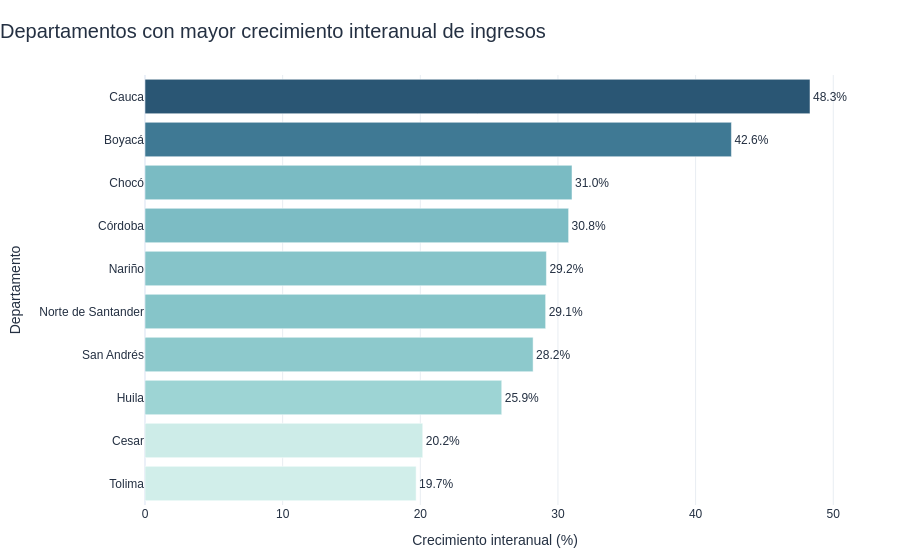

Notebook cell for this chart:
### Code cell
fig_crecimiento = px.bar(
    top10_crecimiento,
    x="variacion_interanual_pct",
    y="departamento",
    orientation="h",
    text="variacion_interanual_pct",
    title="Departamentos con mayor crecimiento interanual de ingresos",
    labels={
        "departamento": "Departamento",
        "cod_depto": "Código de departamento",
        "variacion_interanual_pct": "Crecimiento interanual (%)",
        "ingresos_2023_ponderados": "Ingresos 2023 anualizados y ponderados",
        "ingresos_2022_ponderados": "Ingresos 2022 ponderados",
        "muestra": "Registros de la muestra",
    },
    color="variacion_interanual_pct",
    color_continuous_scale=px.colors.sequential.Teal,
    template="plotly_white",
    hover_data={
        "cod_depto": True,
        "ingresos_2023_ponderados": ":,.0f",
        "ingresos_2022_ponderados": ":,.0f",
        "muestra": True,
    },
)
fig_crecimiento.update_traces(
    texttemplate="%{text:.1f}%",
    textposition="outside",
    cliponaxis=False,
)
fig_crecimiento.update_layout(
    title={"x": 0, "xanchor": "left", "font": {"size": 20}},
    font={"family": "Arial, sans-serif", "size": 12, "color": "#243042"},
    xaxis={"title": "Crecimiento interanual (%)", "rangemode": "tozero", "showgrid": True, "gridcolor": "#E8EDF2"},
    yaxis={"title": "Departamento", "categoryorder": "array", "categoryarray": top10_crecimiento["departamento"].tolist(), "autorange": "reversed"},
    coloraxis_showscale=False,
    margin={"l": 145, "r": 55, "t": 75, "b": 55},
)
fig_crecimiento.show()

### Figure 1 — Plotly figure (JSON) as saved in the notebook; plotly's stock layout.template omitted (floating-point values rounded to 4 significant figures)
{"data": [{"cliponaxis": false, "customdata": [["19", 3563000000000.0, 2402000000000.0, 2629], ["15", 7690000000000.0, 5393000000000.0, 2088], ["27", 673900000000.0, 514300000000.0, 1787], ["23", 5135000000000.0, 3927000000000.0, 3104], ["52", 7812000000000.0, 6048000000000.0, 4765], ["54", 5209000000000.0, 4035000000000.0, 2331], ["88", 172300000000.0, 134400000000.0, 629], ["41", 3325000000000.0, 2641000000000.0, 2070], ["20", 4235000000000.0, 3524000000000.0, 2900], ["73", 5124000000000.0, 4281000000000.0, 2062]], "hovertemplate": "Crecimiento interanual (%)=%{marker.color}<br>Departamento=%{y}<br>Código de departamento=%{customdata[0]}<br>Ingresos 2023 anualizados y ponderados=%{customdata[1]:,.0f}<br>Ingresos 2022 ponderados=%{customdata[2]:,.0f}<br>Registros de la muestra=%{customdata[3]}<extra></extra>", "legendgroup": "", "marker": {"color": [48.31, 42.6, 31.02, 30.77, 29.16, 29.11, 28.19, 25.92, 20.18, 19.7], "coloraxis": "coloraxis", "pattern": {"shape": ""}}, "name": "", "orientation": "h", "showlegend": false, "text": [48.31, 42.6, 31.02, 30.77, 29.16, 29.11, 28.19, 25.92, 20.18, 19.7], "textposition": "outside", "texttemplate": "%{text:.1f}%", "type": "bar", "x": [48.31, 42.6, 31.02, 30.77, 29.16, 29.11, 28.19, 25.92, 20.18, 19.7], "xaxis": "x", "y": ["Cauca", "Boyacá", "Chocó", "Córdoba", "Nariño", "Norte de Santander", "San Andrés", "Huila", "Cesar", "Tolima"], "yaxis": "y"}], "layout": {"barmode": "relative", "coloraxis": {"autocolorscale": false, "colorbar": {"title": {"text": "Crecimiento interanual (%)"}}, "colorscale": [[0, "rgb(209, 238, 234)"], [0.1667, "rgb(168, 219, 217)"], [0.3333, "rgb(133, 196, 201)"], [0.5, "rgb(104, 171, 184)"], [0.6667, "rgb(79, 144, 166)"], [0.8333, "rgb(59, 115, 143)"], [1, "rgb(42, 86, 116)"]], "showscale": false}, "font": {"color": "#243042", "family": "Arial, sans-serif", "size": 12}, "legend": {"tracegroupgap": 0}, "margin": {"b": 55, "l": 145, "r": 55, "t": 75}, "title": {"font": {"size": 20}, "text": "Departamentos con mayor crecimiento interanual de ingresos", "x": 0, "xanchor": "left"}, "xaxis": {"anchor": "y", "domain": [0, 1], "gridcolor": "#E8EDF2", "rangemode": "tozero", "showgrid": true, "title": {"text": "Crecimiento interanual (%)"}}, "yaxis": {"anchor": "x", "autorange": "reversed", "categoryarray": ["Cauca", "Boyacá", "Chocó", "Córdoba", "Nariño", "Norte de Santander", "San Andrés", "Huila", "Cesar", "Tolima"], "categoryorder": "array", "domain": [0, 1], "title": {"text": "Departamento"}}}}
